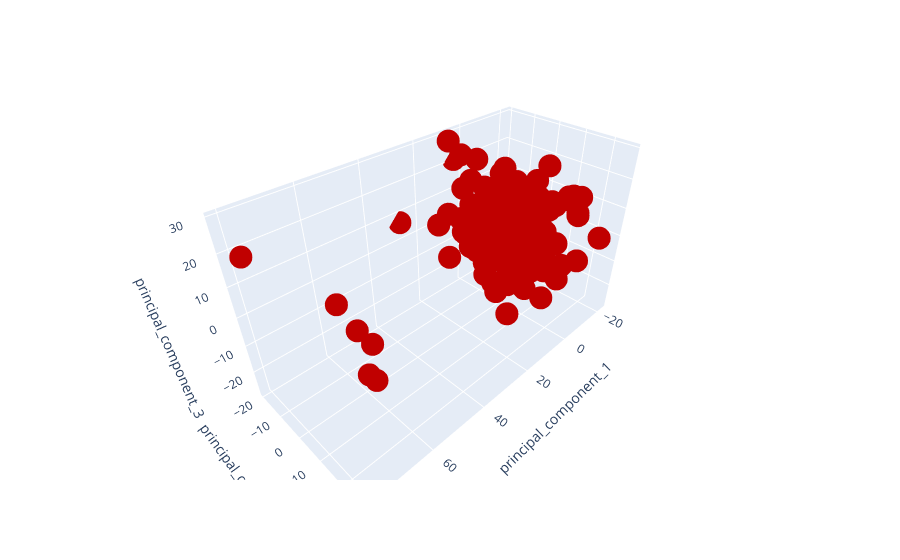

The notebook cell this image was saved under:
### Code cell
fig = px.scatter_3d(df_pca_3d, x = 'principal_component_1', y = 'principal_component_2', z = 'principal_component_3').update_traces(marker = dict(color = "#C00000"))
fig.show()

### Figure 1 — Plotly figure (JSON) as saved in the notebook; plotly's stock layout.template omitted (floating-point values rounded to 4 significant figures; data arrays with more than 128 entries replaced by an {"elided": "..."} marker saying what was removed)
{"data": [{"hovertemplate": "principal_component_1=%{x}<br>principal_component_2=%{y}<br>principal_component_3=%{z}<extra></extra>", "legendgroup": "", "marker": {"color": "#C00000", "symbol": "circle"}, "mode": "markers", "name": "", "scene": "scene", "showlegend": false, "type": "scatter3d", "x": {"elided": "171 float values"}, "y": {"elided": "171 float values"}, "z": {"elided": "171 float values"}}], "layout": {"legend": {"tracegroupgap": 0}, "margin": {"t": 60}, "scene": {"domain": {"x": [0, 1], "y": [0, 1]}, "xaxis": {"title": {"text": "principal_component_1"}}, "yaxis": {"title": {"text": "principal_component_2"}}, "zaxis": {"title": {"text": "principal_component_3"}}}}}
